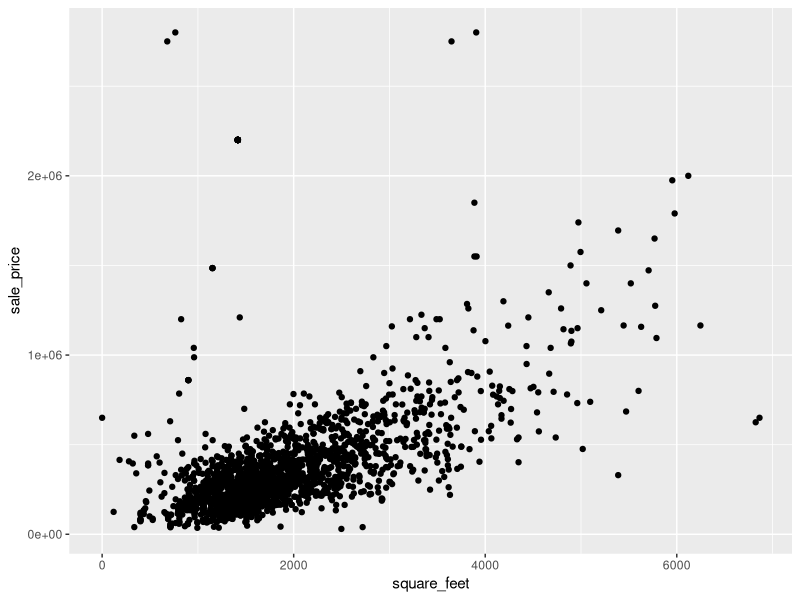
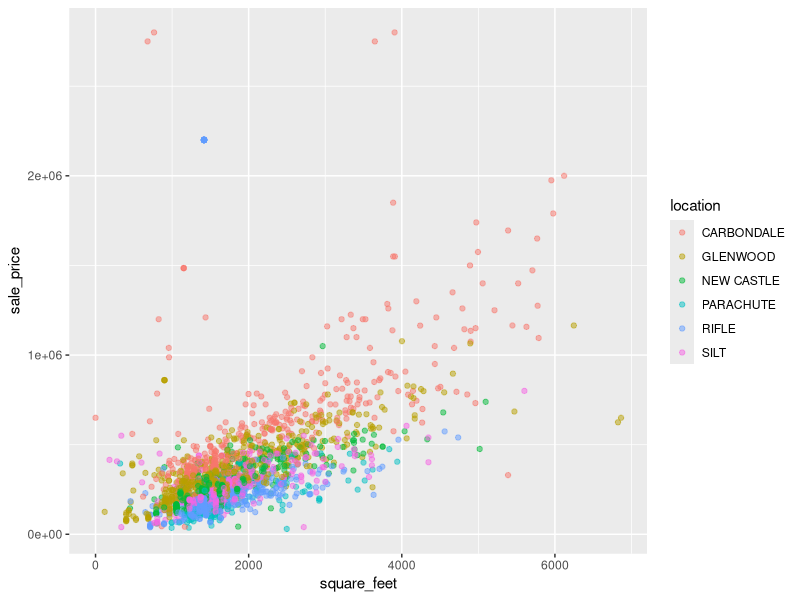
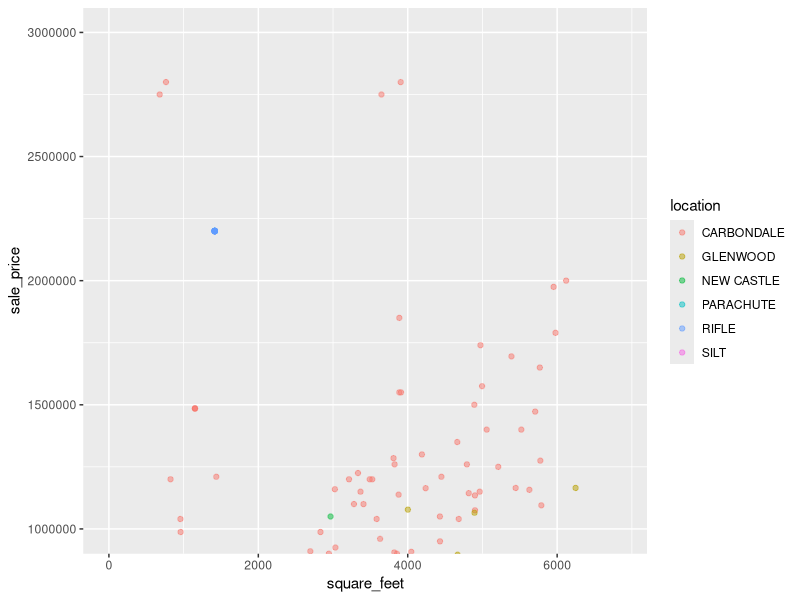
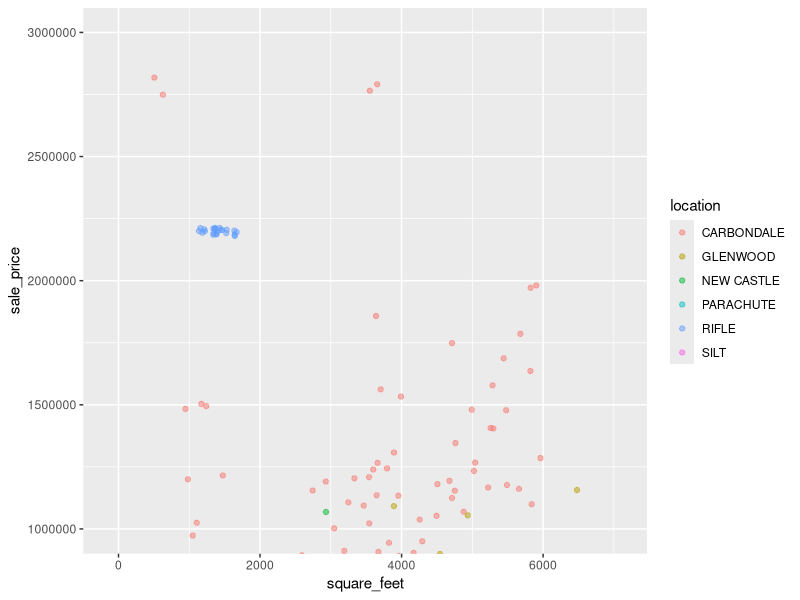
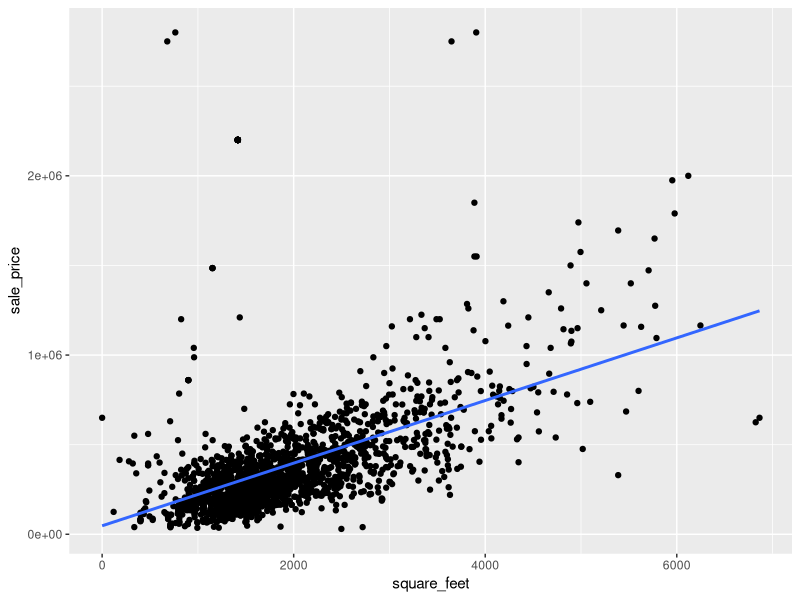
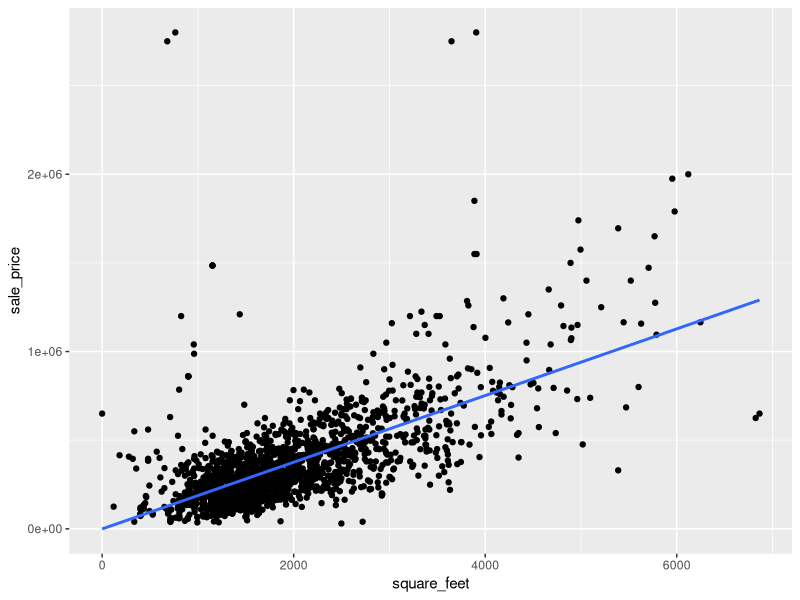
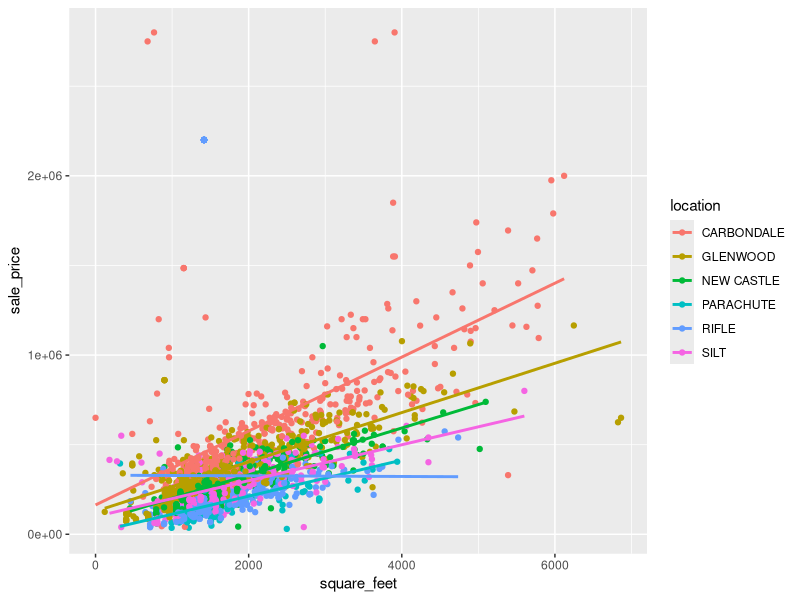
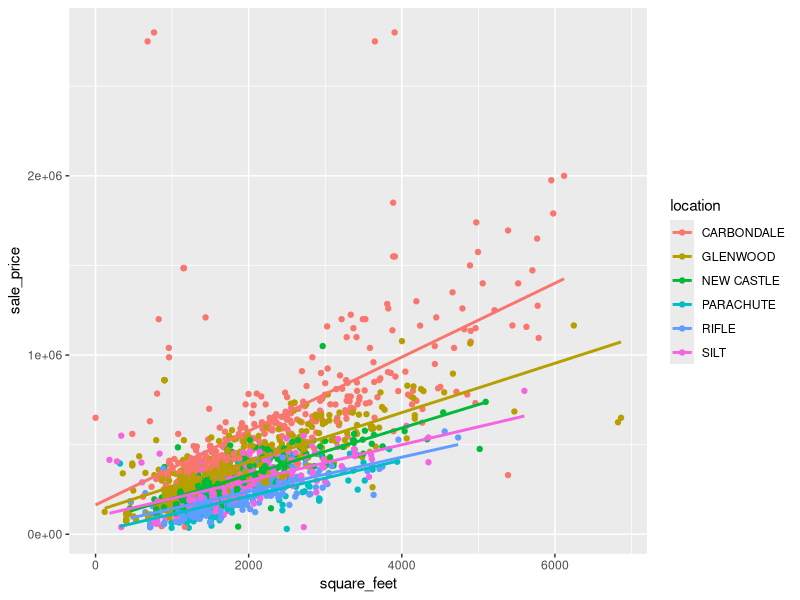

Recreate these plots in R, in order.
## ---- chunk 1
knitr::opts_chunk$set(echo = TRUE, fig.width = 6, fig.height = 3.7)
## ---- chunk 2
# This chunk includes the data processing steps to wrangle and clean the data
library(tidyverse) # For reading-in, wrangling, visualizing the data, and for pipe operator
library(readxl) # Tidyverse package for reading in Excel files
library(magrittr) # For the '%<>%' pipe operator

# Read-in townhomes and condo sales data
townhomes <- read_xlsx("2017-comparable-sales-condos-townhomes.xlsx") 

# Read-in single family home sales data
single_family <- read_xlsx("2017-comparable-sales-single-family.xlsx") 

# Check column names and formats
glimpse(townhomes) 
glimpse(single_family)
# 'sale_price' column was coerced to numeric and special characters '$' and ',' removed

# Replace spaces in column names with underscores ('_') and make names lowercase
# the package 'magrittr' is used for the pipe operator, this is loaded with the 'tidyverse' library
colnames(townhomes) %<>% str_replace_all("\\s", "_") %<>% tolower() 
colnames(single_family) %<>% str_replace_all("\\s", "_") %<>% tolower()

# Rename column "actual_year_built" as "year_built" for consistency between datasets
townhomes <- townhomes %>% 
  rename(year_built = actual_year_built) 

# Add a "classifcation" column to the single_family dataset and set all values to "Single Family"
single_family <- single_family %>% 
  mutate(classification = "Single Family")

# bind_rows() throws an error b/c 'reception' column is numeric in townhomes dataset; convert to character
townhomes$reception <- as.character(townhomes$reception)

# Combine the datasets into one
home_sales <- bind_rows(single_family, townhomes)
glimpse(home_sales)
# No new columns were created during the 'bind_rows()' process, indicating all colums align
# Remove single_family and townhomes dataframes because they are no longer needed
rm(single_family, townhomes)

# unique(home_sales$classification) reveals a "Garage Only" type. Drop this.
home_sales <- home_sales %>% filter(classification != "Garage Only") 

# Rename the column "heated area" to "square_feet" for clarity, though technically not correct
home_sales <- home_sales %>% 
  rename(square_feet = heated_area)
## ---- chunk 3
glimpse(home_sales)
## ---- chunk 4
ggplot(data = home_sales, aes(x = square_feet, y = sale_price)) +
  geom_point()
## ---- chunk 5
ggplot(data = home_sales, aes(x = square_feet, y = sale_price, color = location)) +
  geom_point(alpha = 0.5)
## ---- chunk 6
ggplot(data = home_sales, aes(x = square_feet, y = sale_price, color = location)) +
  geom_point(alpha = 0.5) +
  coord_cartesian(ylim = c(1000000, 3000000))
## ---- chunk 7
ggplot(data = home_sales, aes(x = square_feet, y = sale_price, color = location)) +
  geom_jitter(alpha = 0.5, width = 300, height = 20000) +
  coord_cartesian(ylim = c(1000000, 3000000))
## ---- chunk 8
home_sales %>% arrange(desc(sale_price)) %>% select(c("sale_price", "location", "classification", "bedrooms", "square_feet")) %>% head(30)
## ---- chunk 9
home_sales_fix <- home_sales %>% filter(location != "RIFLE" | classification != "Townhome" | sale_price != 2200000)
home_sales_fix %>% filter(location == "RIFLE" & classification == "Townhome") %>% arrange(desc(sale_price)) %>% head(10)
## ---- chunk 10
ggplot(data = home_sales, aes(x = square_feet, y = sale_price)) + 
  geom_point() + 
  geom_smooth(method = "lm", se = FALSE) # Method set to lm for the linear model
## ---- chunk 11
ggplot(data = home_sales_fix, aes(x = square_feet, y = sale_price)) + 
  geom_point() + 
  geom_smooth(method = "lm", se = FALSE) # Method set to lm for the linear model
## ---- chunk 12
ggplot(data = home_sales, aes(x = square_feet, y = sale_price, color = location)) + 
  geom_point() + 
  geom_smooth(method = "lm", se = FALSE) # Method set to lm for the linear model
## ---- chunk 13
ggplot(data = home_sales_fix, aes(x = square_feet, y = sale_price, color = location)) + 
  geom_point() + 
  geom_smooth(method = "lm", se = FALSE) # Method set to lm for the linear model
## ---- chunk 14
ggplot(home_sales, aes(square_feet, sale_price, color = location)) +
  geom_point(alpha = 0.5) +
  geom_smooth(method = "lm", se = FALSE) +
  facet_wrap(~ location)
## ---- chunk 15
ggplot(home_sales_fix, aes(square_feet, sale_price, color = location)) +
  geom_point(alpha = 0.5) +
  geom_smooth(method = "lm", se = FALSE) +
  facet_wrap(~ location)
## ---- chunk 16
ggplot(home_sales_fix, 
       aes(x = reorder(location, sale_price, fun = median), 
           y = sale_price, fill = location)) + 
  geom_boxplot() + theme(legend.position = "bottom") +
  labs(x = "Ordered by Median Sale Price", y = "Sale Price")
## ---- chunk 17
ggplot(home_sales, 
       aes(x = reorder(location, sale_price, fun = median), 
           y = sale_price, fill = location)) + 
  geom_boxplot() + theme(legend.position = "bottom") +
  labs(x = "Ordered by Median Sale Price", y = "Sale Price")
## ---- chunk 18
seattle_rain <- read_csv("Observed_Monthly_Rain_Gauge_Accumulations_Oct_2002_to_May_2017.csv")
## ---- chunk 19
seattle_rain # Display Monthly Rain Gauge Accumulations for Seattle
## ---- chunk 20
library(tidyr) 
seattle_rain_tall <- seattle_rain %>% 
  gather(RG01:RG20_25, key = rain_gauge, value = precip_inches) 
seattle_rain_tall
## ---- chunk 21
library(tidyr) 
seattle_rain_tall <- seattle_rain %>% 
  gather(key = rain_gauge, value = precip_inches, -Date) # Same result as before!
seattle_rain_tall 
## ---- chunk 22
carbondale <- home_sales_fix %>% 
  filter(location == "CARBONDALE")
model <- lm(sale_price ~ square_feet, data = carbondale)
summary(model)
## ---- chunk 23
library(broom)
tidy(model)
## ---- chunk 24
carbondale <- home_sales_fix %>% 
  filter(location == "CARBONDALE")
model1 <- lm(sale_price ~ square_feet, data = carbondale)
glenwood <- home_sales_fix %>% 
  filter(location == "GLENWOOD")
model2 <- lm(sale_price ~ square_feet, data = glenwood)
bind_rows(tidy(model1), tidy(model2))
## ---- chunk 25
home_sales_fix_models <- home_sales_fix %>% 
  nest(-location)
home_sales_fix_models
## ---- chunk 26
home_sales_fix %>% 
  group_by(location) %>% 
  nest()
## ---- chunk 27
home_sales_fix_models$data[[3]]
## ---- chunk 28
unnest(home_sales_fix_models)
## ---- chunk 29
library(purrr)
home_sales_fix_models <- home_sales_fix %>%
  nest(-location) %>% 
  mutate(models = map(data, ~lm(sale_price ~ square_feet, .))) 
  # data has been passed into lm through map function
  # dot "." is used for data in the lm call
home_sales_fix_models
## ---- chunk 30
home_sales_fix_models$models[[3]]
## ---- chunk 31
home_sales_fix_models <- home_sales_fix %>%
  nest(-location) %>% 
  mutate(models = map(data, ~lm(sale_price ~ square_feet, .))) %>% 
  mutate(tidied = map(models, tidy))
home_sales_fix_models
## ---- chunk 32
home_sales_fix_models$tidied[[3]]
## ---- chunk 33
location_coeffs <- home_sales_fix %>%
  nest(-location) %>% 
  mutate(models = map(data, ~lm(sale_price ~ square_feet, .))) %>% 
  mutate(tidied = map(models, tidy)) %>% 
  unnest(tidied)
location_coeffs
## ---- chunk 34
location_slopes <-  location_coeffs %>% 
  filter(term == "square_feet")%>% 
  arrange(estimate)
location_slopes
## ---- chunk 35
library(modelr) # for add_residuals function
rifle <- filter(home_sales, location == "RIFLE")
rifle_model <- lm(sale_price ~ square_feet, data = rifle)
rifle %>% 
  add_residuals(rifle_model) %>% 
  ggplot(aes(square_feet, resid)) + # new resid column
  geom_hline(yintercept = 0, color = "white", size = 3) +
  geom_line() +
  ggtitle("Remaining pattern")
## ---- chunk 36
rifle <- filter(home_sales_fix, location == "RIFLE")
rifle_model <- lm(sale_price ~ square_feet, data = rifle)
rifle %>% 
  add_residuals(rifle_model) %>% 
  ggplot(aes(square_feet, resid)) +
  geom_hline(yintercept = 0, color = "white", size = 3) +
  geom_line() +
  ggtitle("Remaining pattern")
## ---- chunk 37
# Call add_residuals() with each model-data pair:
home_sales_fix_models <- home_sales_fix_models %>% 
  # Add 'resid' column to 'data' df list with mutate 
  mutate(data = map2(data, models, add_residuals))
home_sales_fix_models
## ---- chunk 38
home_sales_fix_models$data[[3]] %>% 
  select(sale_price, square_feet, resid)
## ---- chunk 39
resids <- unnest(home_sales_fix_models, data)
resids %>% 
  ggplot(aes(square_feet, resid)) +
  geom_line(aes(group = location, color=location), alpha = 1 / 3) +
  geom_smooth(se = FALSE)
## ---- chunk 40
resids %>% 
  ggplot(aes(square_feet, resid, color = location)) +
  geom_line(alpha = 1 / 3) +
  facet_wrap(~ location)
## ---- chunk 41
home_sales %>% # Original dataset for Rifle with errors!
  nest(-location) %>% 
  mutate(models = map(data, ~lm(sale_price ~ square_feet, .))) %>%
  mutate(data = map2(data, models, add_residuals)) %>%
  unnest(data) %>% 
  ggplot(aes(square_feet, resid, color = location)) +
  geom_line(alpha = 1 / 3) +
  facet_wrap(~ location)
